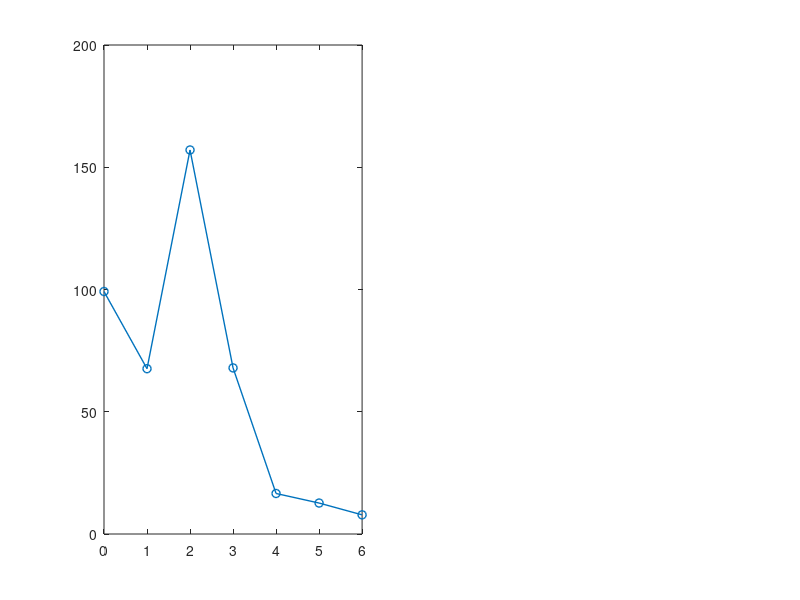

This chart was generated by the following MATLAB code: (Note: this script raises an error after producing the figure.)
clearvars;
close all;

kernel = [0, 1, 2, 3, 4, 5, 6];
time = [99.1749, 67.6059, 157.0669, 67.9323, 16.57148, 12.66285, 7.83214];
speedup = time(1) ./ time;

figure;
subplot(1, 2, 1);
p = plot(kernel, time, '-o', 'LineWidth', 1);
p.MarkerFaceColor = p.Color;
xlabel('Kernel version');
ylabel('Sum of op times (ms)');
title('Kernel Op Times');
grid on;

subplot(1, 2, 2);
p = plot(kernel, speedup, '-o', 'LineWidth', 1);
p.MarkerFaceColor = p.Color;
xlabel('Kernel version');
ylabel('Relative speedup');
title('Kernel Speedup');
grid on;
exportgraphics(gcf, 'speedup_plot.png', 'Resolution', 600);
